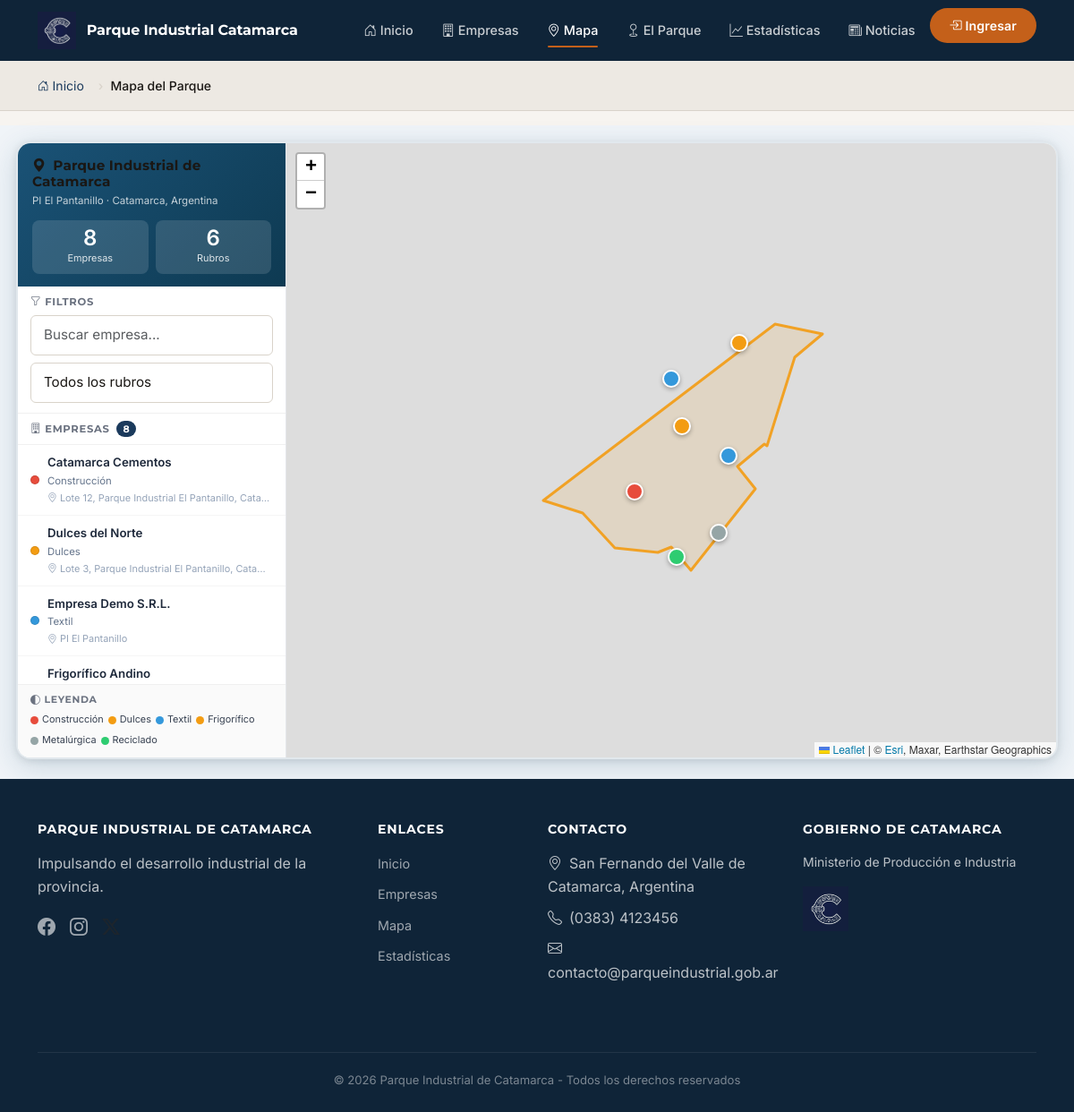
Screenshot of /mapa.php with the database file from the repository.
### tables this page shows
CREATE TABLE `empresas` (
  `id` int(11) NOT NULL AUTO_INCREMENT,
  `usuario_id` int(11) DEFAULT NULL,
  `nombre` varchar(255) NOT NULL,
  `razon_social` varchar(255) DEFAULT NULL,
  `cuit` varchar(20) DEFAULT NULL,
  `rubro` varchar(100) DEFAULT NULL,
  `descripcion` text DEFAULT NULL,
  `ubicacion` varchar(100) DEFAULT NULL COMMENT 'PI El Pantanillo, Capital, etc',
  `direccion` varchar(255) DEFAULT NULL,
  `latitud` decimal(10,8) DEFAULT NULL,
  `longitud` decimal(11,8) DEFAULT NULL,
  `telefono` varchar(50) DEFAULT NULL,
  `email_contacto` varchar(255) DEFAULT NULL,
  `contacto_nombre` varchar(255) DEFAULT NULL,
  `sitio_web` varchar(255) DEFAULT NULL,
  `facebook` varchar(255) DEFAULT NULL,
  `instagram` varchar(255) DEFAULT NULL,
  `linkedin` varchar(255) DEFAULT NULL,
  `logo` varchar(255) DEFAULT NULL,
  `imagen_portada` varchar(255) DEFAULT NULL,
  `estado` enum('pendiente','activa','suspendida','inactiva') DEFAULT 'pendiente',
  `perfil_completo` tinyint(1) DEFAULT 0,
  `verificada` tinyint(1) DEFAULT 0,
  `visitas` int(11) DEFAULT 0,
  `lote_declarado` varchar(50) DEFAULT NULL COMMENT 'Numero de lote declarado por la empresa',
  `lote_solicitud_estado` enum('sin_solicitud','pendiente','asignado') NOT NULL DEFAULT 'sin_solicitud',
  `created_at` timestamp NOT NULL DEFAULT current_timestamp(),
  `updated_at` timestamp NOT NULL DEFAULT current_timestamp() ON UPDATE current_timestamp(),
  PRIMARY KEY (`id`),
  KEY `usuario_id` (`usuario_id`),
  KEY `idx_rubro` (`rubro`),
  KEY `idx_ubicacion` (`ubicacion`),
  KEY `idx_estado` (`estado`),
  KEY `idx_visitas` (`visitas`),
  FULLTEXT KEY `idx_busqueda` (`nombre`,`razon_social`,`descripcion`,`rubro`),
  CONSTRAINT `empresas_ibfk_1` FOREIGN KEY (`usuario_id`) REFERENCES `usuarios` (`id`) ON DELETE SET NULL
);

### includes/funciones.php (called while the page is built, shortened)
<?php
function e($string) {
    return htmlspecialchars($string ?? '', ENT_QUOTES, 'UTF-8');
}

### public/mapa.php (the view, shortened to what this page needs)
<?php
try {
    $db = getDB();
    $stmt = $db->query("SELECT id, nombre, rubro, ubicacion, direccion, telefono, contacto_nombre, latitud, longitud, logo, sitio_web, facebook, instagram, linkedin, lote_declarado, lote_solicitud_estado FROM empresas WHERE estado = 'activa' ORDER BY nombre");
    $empresas = $stmt->fetchAll();
    $total = count($empresas);
    $rubros_unicos = count(array_unique(array_column($empresas, 'rubro')));
} catch (Exception $e) {
    $empresas = [];
    $total = 0;
    $rubros_unicos = 0;
    $sin_coords = 0;
}
require_once BASEPATH . '/includes/header.php';
?>
<div class="map-wrapper">
<div class="map-frame">
    <div class="map-panel-left">
        <div class="panel-header">
            <h4><i class="bi bi-geo-alt-fill me-2"></i>Parque Industrial de Catamarca</h4>
            <div class="subtitle">PI El Pantanillo · Catamarca, Argentina</div>
            <div class="panel-stats">
                <div class="panel-stat">
                    <div class="value"><?= $total ?></div>
                    <div class="label">Empresas</div>
                </div>
                <div class="panel-stat">
                    <div class="value"><?= $rubros_unicos ?></div>
                    <div class="label">Rubros</div>
                </div>
            </div>
        </div>
        <div class="filter-section">
            <h6><i class="bi bi-funnel me-1"></i>Filtros</h6>
            <input type="text" id="searchEmpresa" class="form-control form-control-sm mb-2" placeholder="Buscar empresa...">
            <select id="filterRubro" class="form-select form-select-sm">
                <option value="">Todos los rubros</option>
            </select>
        </div>
        <div class="filter-section py-2">
            <h6 class="mb-0"><i class="bi bi-building me-1"></i>Empresas &nbsp;<span class="badge bg-primary rounded-pill" style="font-size:.68rem;" id="countVisible"><?= $total ?></span></h6>
        </div>
        <div class="empresa-list" id="empresaList">
            <?php foreach ($empresas as $emp):
                $tiene_coords = !empty($emp['latitud']) && !empty($emp['longitud']);
                $rubro_key = strtoupper($emp['rubro'] ?? '');
            ?>
            <div class="empresa-list-item <?= $tiene_coords ? '' : 'sin-mapa' ?>"
                 data-id="<?= $emp['id'] ?>"
                 data-lat="<?= $emp['latitud'] ?? '' ?>"
                 data-lng="<?= $emp['longitud'] ?? '' ?>"
                 data-rubro="<?= e($emp['rubro'] ?? '') ?>"
                 data-nombre="<?= e(strtolower($emp['nombre'])) ?>">
                <div class="empresa-list-dot" data-rubro-dot="<?= e($rubro_key) ?>"></div>
                <div class="empresa-list-info">
                    <div class="nombre"><?= e($emp['nombre']) ?></div>
                    <div class="rubro"><?= e($emp['rubro'] ?? 'Sin rubro') ?></div>
                    <div class="ubicacion"><i class="bi bi-geo-alt"></i> <?= e($emp['direccion'] ?: ($emp['ubicacion'] ?? '-')) ?><?= !$tiene_coords ? ' · <em>sin pin</em>' : '' ?></div>
                </div>
            </div>
            <?php endforeach; ?>
        </div>
        <div class="legend-section" id="legendSection"></div>
    </div>
    <div class="map-panel-right">
        <div id="mapFull"></div>
    </div>
</div>
</div>
<?php require_once BASEPATH . '/includes/footer.php'; ?>

### public/css/styles.css (style rules this page uses)
:root { --primary: #1b3a5c; --primary-dark: #0f2438; --primary-mid: #1e4a73; --primary-light: #2c6496; --amber: #c4601a; --amber-light: #e8813a; --amber-bg: #fdf0e4; --secondary: #1d7a4a; --secondary-bg: #e4f3eb; --success: #1d7a4a; --success-bg: #e4f3eb; --warning: #b86010; --warning-bg: #fdf0e4; --danger: #c0392b; --danger-bg: #fdecea; --info: #1e6091; --info-bg: #e3eef8; --stone: #f7f4f0; --stone-mid: #ede9e3; --stone-deep: #d9d3ca; --ink: #1a1714; --muted: #6b6460; --white: #ffffff; --gray-100: #f7f4f0; --gray-200: #ede9e3; --gray-300: #d9d3ca; --gray-600: #6b6460; --gray-800: #2e2a27; --gray-900: #1a1714; --shadow: 0 2px 8px rgba(15, 36, 56, 0.08); --shadow-lg: 0 6px 24px rgba(15, 36, 56, 0.12); --shadow-amber: 0 4px 16px rgba(196, 96, 26, 0.22); --radius: 6px; --radius-md: 10px; --radius-lg: 14px; --radius-pill: 999px; }
:root { --bs-primary: #1b3a5c; --bs-primary-rgb: 27, 58, 92; --bs-secondary: #6b6460; --bs-secondary-rgb: 107, 100, 96; --bs-success: #1d7a4a; --bs-success-rgb: 29, 122, 74; --bs-warning: #b86010; --bs-warning-rgb: 184, 96, 16; --bs-danger: #c0392b; --bs-danger-rgb: 192, 57, 43; --bs-info: #1e6091; --bs-info-rgb: 30, 96, 145; --bs-body-bg: #f7f4f0; --bs-body-color: #1a1714; --bs-border-color: #d9d3ca; --bs-link-color: #1b3a5c; --bs-link-hover-color: #1e4a73; --bs-success-bg-subtle: #e4f3eb; --bs-warning-bg-subtle: #fdf0e4; --bs-danger-bg-subtle: #fdecea; --bs-info-bg-subtle: #e3eef8; }
* { box-sizing: border-box; }
html { scroll-behavior: smooth; }
body { font-family: 'Inter', 'Roboto', system-ui, sans-serif; font-size: 16px; line-height: 1.65; color: var(--ink); background: var(--stone); margin: 0; }
h1, h2, h3, h4, h5, h6 { font-family: 'Montserrat', system-ui, sans-serif; font-weight: 700; color: var(--ink); letter-spacing: -0.015em; }
.form-control, .form-select { border-radius: var(--radius); border: 1px solid var(--stone-deep); padding: 10px 14px; background: #fff; color: var(--ink); font-size: 0.95rem; }

### public/mapa.php (style rules this page uses)
.map-wrapper { padding: 18px; background: #f0f4f8; min-height: calc(100vh - 70px); box-sizing: border-box; }
.map-frame { display: flex; border-radius: 16px; overflow: hidden; box-shadow: 0 8px 32px rgba(26,82,118,0.18), 0 2px 8px rgba(0,0,0,0.10); border: 2px solid rgba(26,82,118,0.13); height: calc(100vh - 110px); min-height: 520px; background: #fff; }
.map-panel-left { width: 300px; min-width: 300px; background: #fff; display: flex; flex-direction: column; height: 100%; border-right: 1px solid #e5e7eb; }
.panel-header { background: linear-gradient(135deg, #1a5276 0%, #0e3a52 100%); color: #fff; padding: 16px 16px 14px; flex-shrink: 0; }
.panel-header h4 { margin: 0; font-size: 0.95rem; font-weight: 700; letter-spacing: .01em; }
.panel-header .subtitle { font-size: 0.72rem; opacity: .75; margin-top: 2px; }
.panel-stats { display: grid; grid-template-columns: 1fr 1fr; gap: 8px; margin-top: 12px; }
.panel-stat { background: rgba(255,255,255,0.13); padding: 8px 6px; border-radius: 8px; text-align: center; }
.panel-stat .value { font-size: 1.5rem; font-weight: 800; line-height: 1; }
.panel-stat .label { font-size: 0.68rem; opacity: .85; margin-top: 2px; }
.filter-section { padding: 11px 14px; border-bottom: 1px solid #f0f0f0; flex-shrink: 0; }
.filter-section h6 { font-size: 0.72rem; color: #6b7280; font-weight: 700; letter-spacing: .06em; text-transform: uppercase; margin-bottom: 8px; }
.empresa-list { flex: 1; overflow-y: auto; }
.empresa-list-item { padding: 9px 14px; border-bottom: 1px solid #f5f5f5; cursor: pointer; transition: background 0.12s; display: flex; align-items: center; gap: 9px; }
.empresa-list-dot { width: 10px; height: 10px; border-radius: 50%; flex-shrink: 0; border: 1.5px solid rgba(0,0,0,.12); }
.empresa-list-info { min-width: 0; }
.empresa-list-item .nombre { font-weight: 600; font-size: 0.83rem; color: #1e293b; white-space: nowrap; overflow: hidden; text-overflow: ellipsis; }
.empresa-list-item .rubro { font-size: 0.71rem; color: #64748b; }
.empresa-list-item .ubicacion { font-size: 0.68rem; color: #94a3b8; margin-top: 1px; white-space: nowrap; overflow: hidden; text-overflow: ellipsis; }
.legend-section { padding: 10px 14px; border-top: 1px solid #f0f0f0; flex-shrink: 0; background: #fafafa; }
.map-panel-right { flex: 1; position: relative; height: 100%; }
#mapFull { width: 100%; height: 100%; }

### rows the page displays
empresas: nombre "Catamarca Cementos", rubro "Construcción", direccion "Lote 12, Parque Industrial El Pantanillo, Cata…"
empresas: nombre "Dulces del Norte", rubro "Dulces", direccion "Lote 3, Parque Industrial El Pantanillo, Cata…"
empresas: nombre "Empresa Demo S.R.L.", rubro "Textil", ubicacion "PI El Pantanillo"
empresas: nombre "Frigorífico Andino"

### other values shown
$item['label'] "Inicio"
$item['label'] "Mapa del Parque"
$total "8"
$rubros_unicos "6"
$f_desc "Impulsando el desarrollo industrial de la provincia."
$f_dir "San Fernando del Valle de Catamarca, Argentina"
$f_tel "(0383) 4123456"
$f_email "contacto@parqueindustrial.gob.ar"
